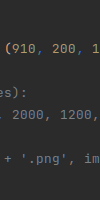
#> input picture icons/0.png, 100 x 200 px; its folder holds only this picture in this run
$ python Test.py
#> lines starting #> are read from the running program, lines starting #| are printed output that depends on the picture; after the words box and inside, x2 and y2 are one past the last pixel; in counts of white or black regions, pixels touching at a corner belong together
import os
import cv2
from PIL import Image, ImageEnhance
import numpy as np

path = "icons"
dir_list = sorted(filter(lambda x: os.path.isfile(os.path.join(path, x)), os.listdir(path)))

# while 1:
for idx, val in enumerate(dir_list):
    # TM_CCOEFF
    # TM_CCOEFF_NORMED
    # TM_CCORR -
    # TM_CCORR_NORMED -
    # TM_SQDIFF -
    # TM_SQDIFF_NORMED -
    method = cv2.TM_CCORR_NORMED

    # Read the images from the file
    small_image = cv2.imread('icons/' + str(dir_list[idx]))
#> small_image is the input picture: shape (200, 100, 3); mean B, G, R 45.3, 45.6, 45.9
    large_image = cv2.imread('big3.png')
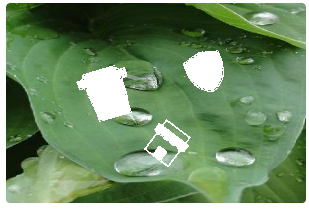
#> input picture big3.png, 309 x 209 px
#> large_image is the input picture: shape (209, 309, 3); mean B, G, R 99.1, 138.5, 108.3

    # *****
    # enhancer = ImageEnhance.Contrast(large_image)
    # factor = 1.9  # decrease constrast
    # # large_image = enhancer.enhance(factor)
    # #
    # # img_np = np.array(large_image)
    # # large_image = cv2.fastNlMeansDenoisingColored(img_np, None, 10, 10, 7, 21)
    # # ****
    result = cv2.matchTemplate(small_image, large_image, method)

    # We want the minimum squared difference
    mn, _, mnLoc, _ = cv2.minMaxLoc(result)
#> mn = 0.797; mnLoc = (0, 0)

    # Draw the rectangle:
    # Extract the coordinates of our best match
    MPx, MPy = mnLoc
#> MPx = 0; MPy = 0

    # Step 2: Get the size of the template. This is the same size as the match.
    trows, tcols = small_image.shape[:2]
#> trows = 200; tcols = 100

    # Step 3: Draw the rectangle on large_image
    print("XT:" + str(MPx),
          "YT:" + str(MPy),
          "XB:" + str(MPx + tcols),
          "YB:" + str(MPy + trows)
          )
#| XT:0 YT:0 XB:100 YB:200
    cv2.rectangle(large_image, (MPx, MPy), (MPx + tcols, MPy + trows), (0, 0, 255), 2)
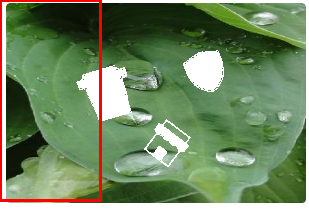
#> large_image: shape (209, 309, 3); 2.31% of pixels changed, all inside (x1, y1, x2, y2) = (0, 0, 102, 202)

    # Display the original image with the rectangle around the match.
    cv2.imshow('output', large_image)

    # The image is only displayed if we call this
    cv2.waitKey(0)
